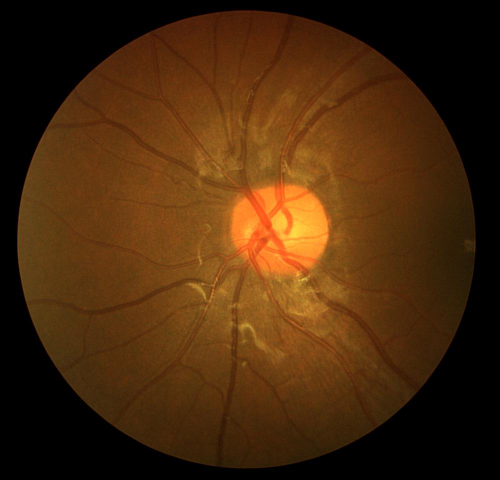
#> input picture Eye Bottom (Fundus)/photos/Image_13L.jpg, 999 x 960 px (shown at 1/2 size)
$ jupyter execute fundus.ipynb   (older library calls are emulated)
#> lines starting #> are read from the running program, lines starting #| are printed output that depends on the picture
# Wykrywanie naczyń dna oka

## Imports

[cell 1]
import os
import numpy as np
import matplotlib.pyplot as plt
import cv2
from skimage import io, color, exposure
from skimage.transform import rescale
from skimage.filters import unsharp_mask, frangi, hessian, sato

## Constants

[cell 2]
ORIGINAL_PHOTO_NAME = "photos/Image_13L.jpg"

## Functions

[cell 3]
def loadPicture(file):
#> called with file = 'photos/Image_13L.jpg'
    img = cv2.imread(file)
#> img is the input picture: shape (960, 999, 3); mean B, G, R 12.2, 41.3, 72.9
    img = cv2.resize(img, (400, 400), interpolation=cv2.INTER_AREA)
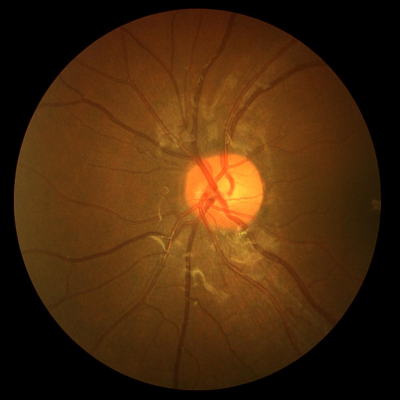
#> img: shape (400, 400, 3); mean B, G, R 12.2, 41.3, 72.9
    img = cv2.cvtColor(img, cv2.COLOR_RGB2BGR)
    return img

[cell 4]
def showPictures(leftPicture, rightPicture):
    fig = plt.figure(figsize=(20, 10))
    plt.subplot(1, 2, 1)
    plt.imshow(leftPicture)
    plt.subplot(1, 2, 2)
    plt.imshow(rightPicture, cmap='gray')

[cell 5]
def pretreatment(img, optionNumbers):
    for num in optionNumbers:
        if num==0:
            img = cv2.cvtColor(img, cv2.COLOR_BGR2GRAY)
        elif num==1:
            img = cv2.medianBlur(img, 3)
        elif num==2:
            img = unsharp_mask(img, radius=5, amount=2)
        elif num==3:
            img = cv2.Canny(img, 100, 100)
        elif num==4:
            img = cv2.cvtColor(img, cv2.COLOR_BGR2HSV)
        elif num==5:
            img = cv2.normalize(img, None, alpha=0, beta=1, norm_type=cv2.NORM_MINMAX, dtype=cv2.CV_32F)
        elif num==6:
            pass
        elif num==7:
            pass
        elif num==8:
            pass
        elif num==9:
            pass
        else:
            None
#> this loop made 4 passes
#> pass 1, in pretreatment, `img = cv2.cvtColor(img, cv2.COLOR_BGR2GRAY)`:
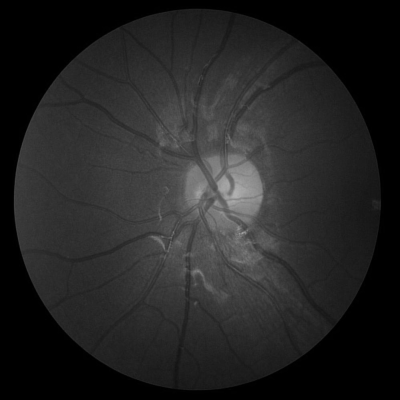
#> img: shape (400, 400); min 0, max 176, mean 36.2
#> pass 3, in pretreatment, `img = unsharp_mask(img, radius=5, amount=2)`:
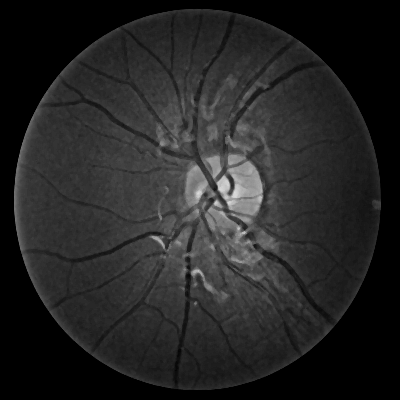
#> img: shape (400, 400) float64; min 0, max 0.861, mean 0.145
    return img

[cell 6]
def treatment(picture):
    picture = sato(picture)
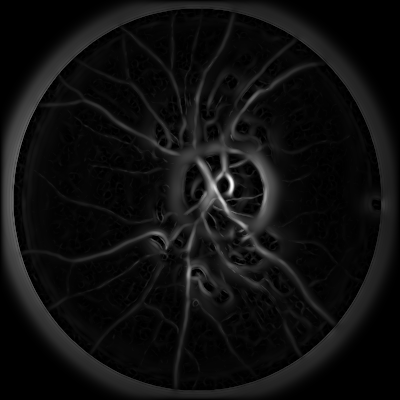
#> picture: shape (400, 400) float32; min 0, max 0.269, mean 0.0164; drawn with min black and max white
    return picture

## Main

[cell 7]
originalPicture = loadPicture(ORIGINAL_PHOTO_NAME)
preparePicture = pretreatment(originalPicture, [0, 1, 2, 5])
resultPicture = treatment(preparePicture)

showPictures(originalPicture, resultPicture)

$ run again, with Eye Bottom (Fundus)/photos/Image_03L.jpg copied over Eye Bottom (Fundus)/photos/Image_13L.jpg
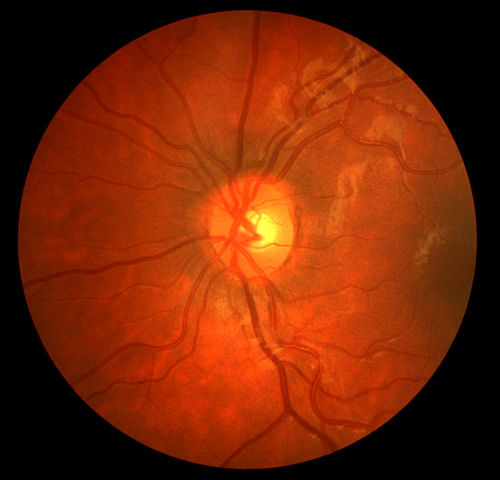
#> input picture Eye Bottom (Fundus)/photos/Image_03L.jpg, 999 x 960 px (shown at 1/2 size)
#> in loadPicture, img is the input picture: shape (960, 999, 3); mean B, G, R 6, 38, 118.1
#> the loop in pretreatment, `for num in optionNumbers:` made 4 passes
#> pass 1, in pretreatment, `img = cv2.cvtColor(img, cv2.COLOR_BGR2GRAY)`:
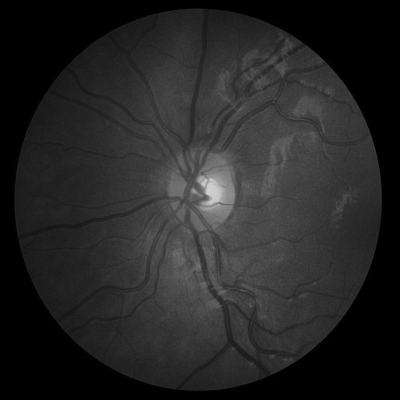
#> img: shape (400, 400); min 0, max 206, mean 37.6
#> in treatment, `picture = sato(picture)`:
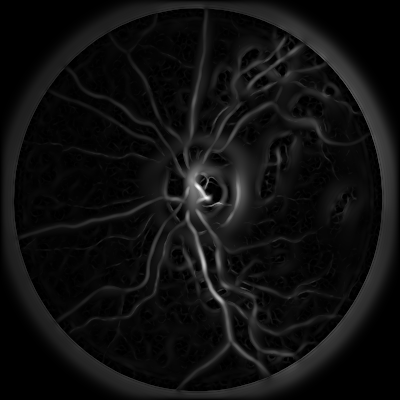
#> picture: shape (400, 400) float32; min 0, max 0.259, mean 0.016; drawn with min black and max white
